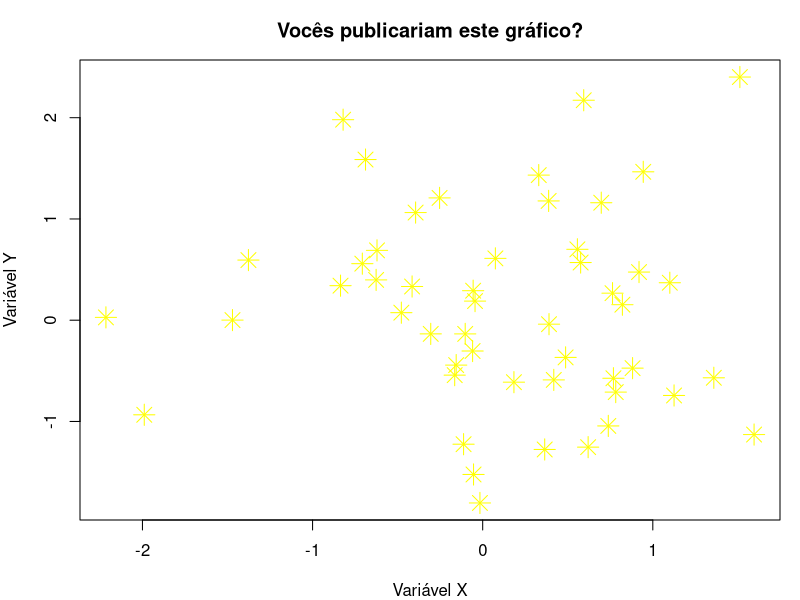
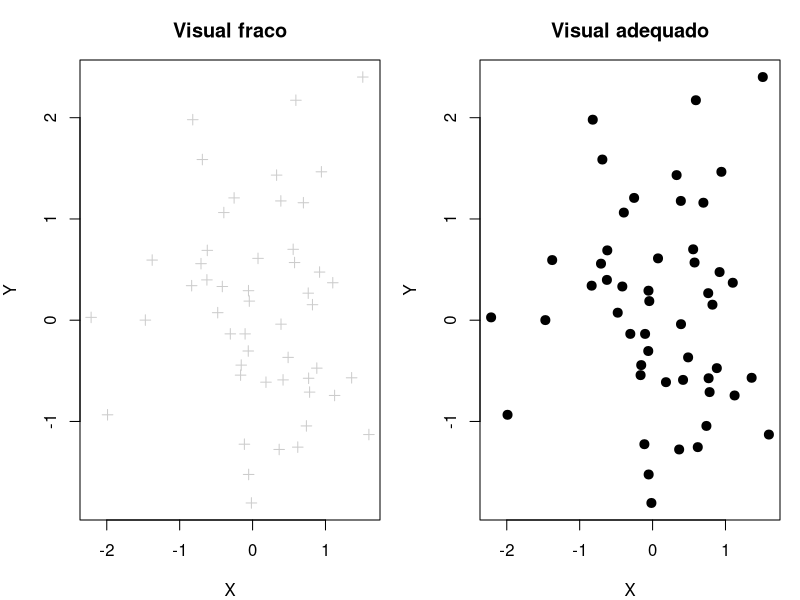
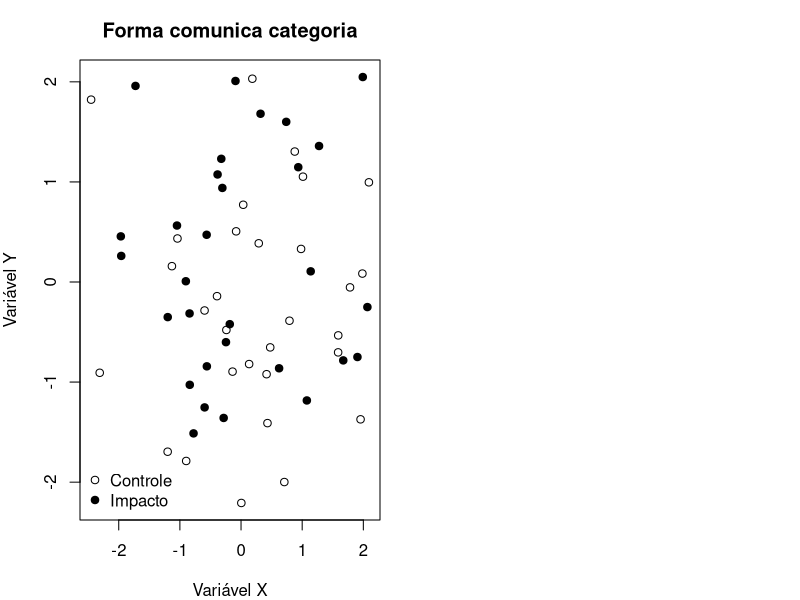
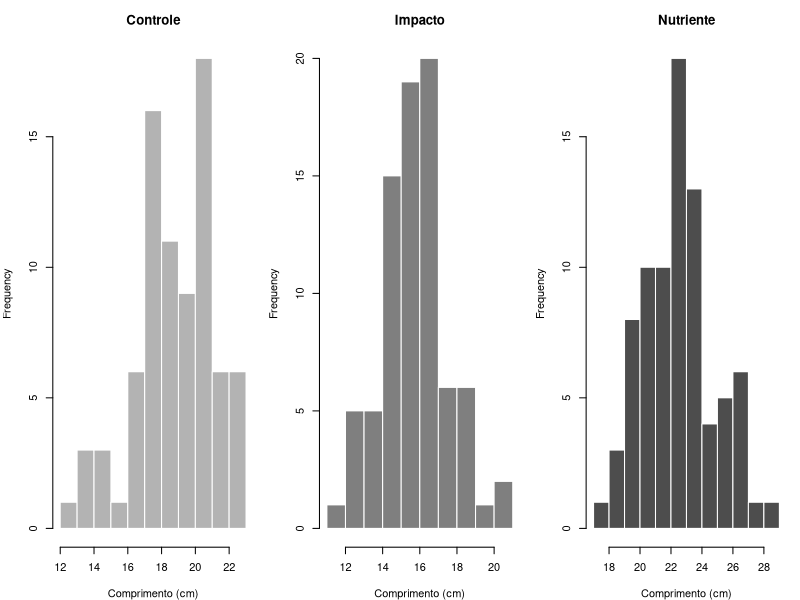
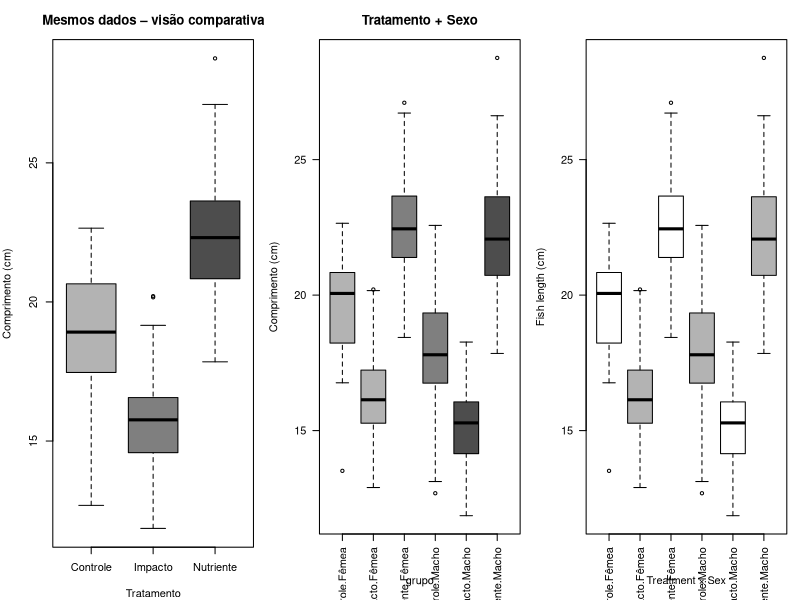

Source code (R) for these figures, in order:
## ---- chunk 1
set.seed(1)
x <- rnorm(50)
y <- rnorm(50)

par(mar = c(4,4,3,1))

plot(x, y,
     pch = 8,
     col = "yellow",
     cex = 2,
     main = "Vocês publicariam este gráfico?",
     xlab = "Variável X",
     ylab = "Variável Y")
## ---- chunk 2
par(mfrow = c(1,2),
    mar = c(4,4,3,1))

# Exemplo fraco
plot(x, y,
     pch = 3,
     col = "gray80",
     main = "Visual fraco",
     xlab = "X",
     ylab = "Y")

# Exemplo adequado
plot(x, y,
     pch = 19,
     col = "black",
     cex = 1.2,
     main = "Visual adequado",
     xlab = "X",
     ylab = "Y")
## ---- chunk 3
set.seed(2)
grupo <- rep(c("Controle","Impacto"), each = 30)
x2 <- rnorm(60)
y2 <- rnorm(60)

par(mar = c(4,4,3,1))

plot(x2, y2,
     pch = ifelse(grupo == "Controle", 1, 19),
     col = "black",
     main = "Forma comunica categoria",
     xlab = "Variável X",
     ylab = "Variável Y")

legend("bottomleft",
       legend = c("Controle","Impacto"),
       pch = c(1,19),
       bty = "n")
## ---- chunk 4
set.seed(42)

trat <- rep(c("Controle","Nutriente","Impacto"), each = 80)
sexo <- rep(rep(c("Macho","Fêmea"), each = 40), 3)

tamanho <- c(rnorm(40, 18, 2), rnorm(40, 19.5, 2),
             rnorm(40, 22, 2.5), rnorm(40, 23.5, 2.5),
             rnorm(40, 15, 1.8), rnorm(40, 16.5, 1.8))
## ---- chunk 5
par(mfrow = c(1,3),
    mar = c(4,4,3,1))

cores_trat <- c("gray70","gray50","gray30")

for(i in 1:3){
  hist(tamanho[trat == levels(as.factor(trat))[i]],
       col = cores_trat[i],
       border = "white",
       main = levels(as.factor(trat))[i],
       xlab = "Comprimento (cm)")
}
## ---- chunk 6
par(mar = c(4,4,3,1))

boxplot(tamanho ~ trat,
        col = cores_trat,
        border = "black",
        main = "Mesmos dados – visão comparativa",
        ylab = "Comprimento (cm)",
        xlab = "Tratamento")
## ---- chunk 7
par(mar = c(5,4,3,1))

# Cria fator combinado
grupo <- interaction(trat, sexo)

# Define cores por tratamento
cores_rep <- rep(cores_trat, each = 2)

# Define padrão sexo
bg_sexo <- rep(c("white","black"), 3)

boxplot(tamanho ~ grupo,
        col = cores_rep,
        border = "black",
        las = 2,
        main = "Tratamento + Sexo",
        ylab = "Comprimento (cm)")
## ---- chunk 8
par(mar = c(5,4,3,1))

boxplot(tamanho ~ grupo,
        col = rep(c("white","gray70"), 3),
        border = "black",
        las = 2,
        main = "",
        ylab = "Fish length (cm)",
        xlab = "Treatment × Sex")
